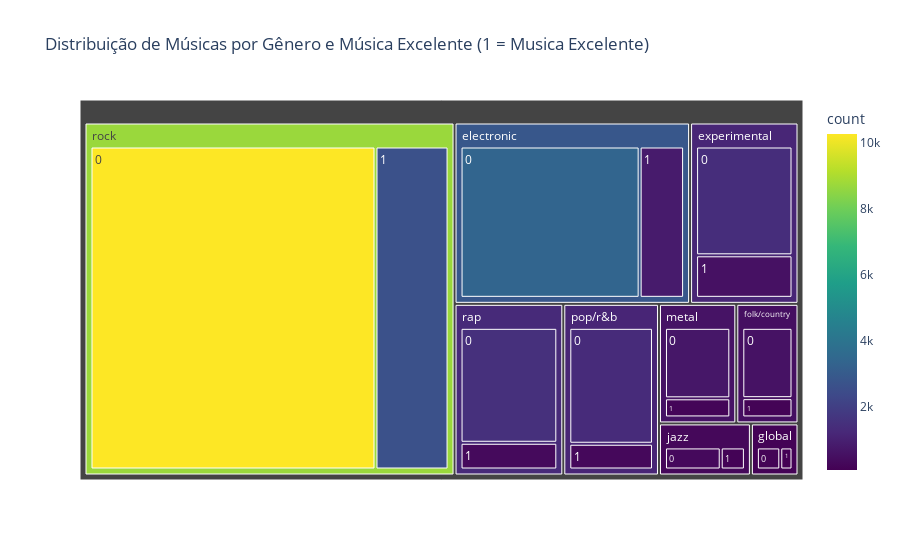

Notebook code cell kept with this figure:
### Code cell
#distribuição dos dados entre genero e musica excelente
dados_temp = dados.copy()
genero_ano = dados_temp.groupby(['genre', 'good_music']).size().reset_index(name='count')


graph = px.treemap(genero_ano, path=['genre', 'good_music'], values='count',
                   color='count', color_continuous_scale='Viridis',
                   title='Distribuição de Músicas por Gênero e Música Excelente (1 = Musica Excelente)')
graph.show()

### Figure 1 — Plotly figure (JSON) as saved in the notebook; plotly's stock layout.template omitted (floating-point values rounded to 4 significant figures)
{"data": [{"branchvalues": "total", "customdata": [[3382], [1397], [577], [161], [330], [719], [1328], [1497], [10276], [839], [546], [158], [84], [143], [195], [295], [348], [2634], [2877.0], [1158.0], [486.9], [134.6], [273.5], [607.2], [1140.0], [1280.0], [8717.0]], "domain": {"x": [0, 1], "y": [0, 1]}, "hovertemplate": "labels=%{label}<br>count_sum=%{value}<br>parent=%{parent}<br>id=%{id}<br>count=%{color}<extra></extra>", "ids": ["electronic/0", "experimental/0", "folk/country/0", "global/0", "jazz/0", "metal/0", "pop/r&b/0", "rap/0", "rock/0", "electronic/1", "experimental/1", "folk/country/1", "global/1", "jazz/1", "metal/1", "pop/r&b/1", "rap/1", "rock/1", "electronic", "experimental", "folk/country", "global", "jazz", "metal", "pop/r&b", "rap", "rock"], "labels": ["0", "0", "0", "0", "0", "0", "0", "0", "0", "1", "1", "1", "1", "1", "1", "1", "1", "1", "electronic", "experimental", "folk/country", "global", "jazz", "metal", "pop/r&b", "rap", "rock"], "marker": {"coloraxis": "coloraxis", "colors": [3382, 1397, 577, 161, 330, 719, 1328, 1497, 10276, 839, 546, 158, 84, 143, 195, 295, 348, 2634, 2877.0, 1158.0, 486.9, 134.6, 273.5, 607.2, 1140.0, 1280.0, 8717.0]}, "name": "", "parents": ["electronic", "experimental", "folk/country", "global", "jazz", "metal", "pop/r&b", "rap", "rock", "electronic", "experimental", "folk/country", "global", "jazz", "metal", "pop/r&b", "rap", "rock", "", "", "", "", "", "", "", "", ""], "type": "treemap", "values": [3382, 1397, 577, 161, 330, 719, 1328, 1497, 10276, 839, 546, 158, 84, 143, 195, 295, 348, 2634, 4221, 1943, 735, 245, 473, 914, 1623, 1845, 12910]}], "layout": {"coloraxis": {"colorbar": {"title": {"text": "count"}}, "colorscale": [[0, "#440154"], [0.1111, "#482878"], [0.2222, "#3e4989"], [0.3333, "#31688e"], [0.4444, "#26828e"], [0.5556, "#1f9e89"], [0.6667, "#35b779"], [0.7778, "#6ece58"], [0.8889, "#b5de2b"], [1, "#fde725"]]}, "legend": {"tracegroupgap": 0}, "title": {"text": "Distribuição de Músicas por Gênero e Música Excelente (1 = Musica Excelente)"}}}
